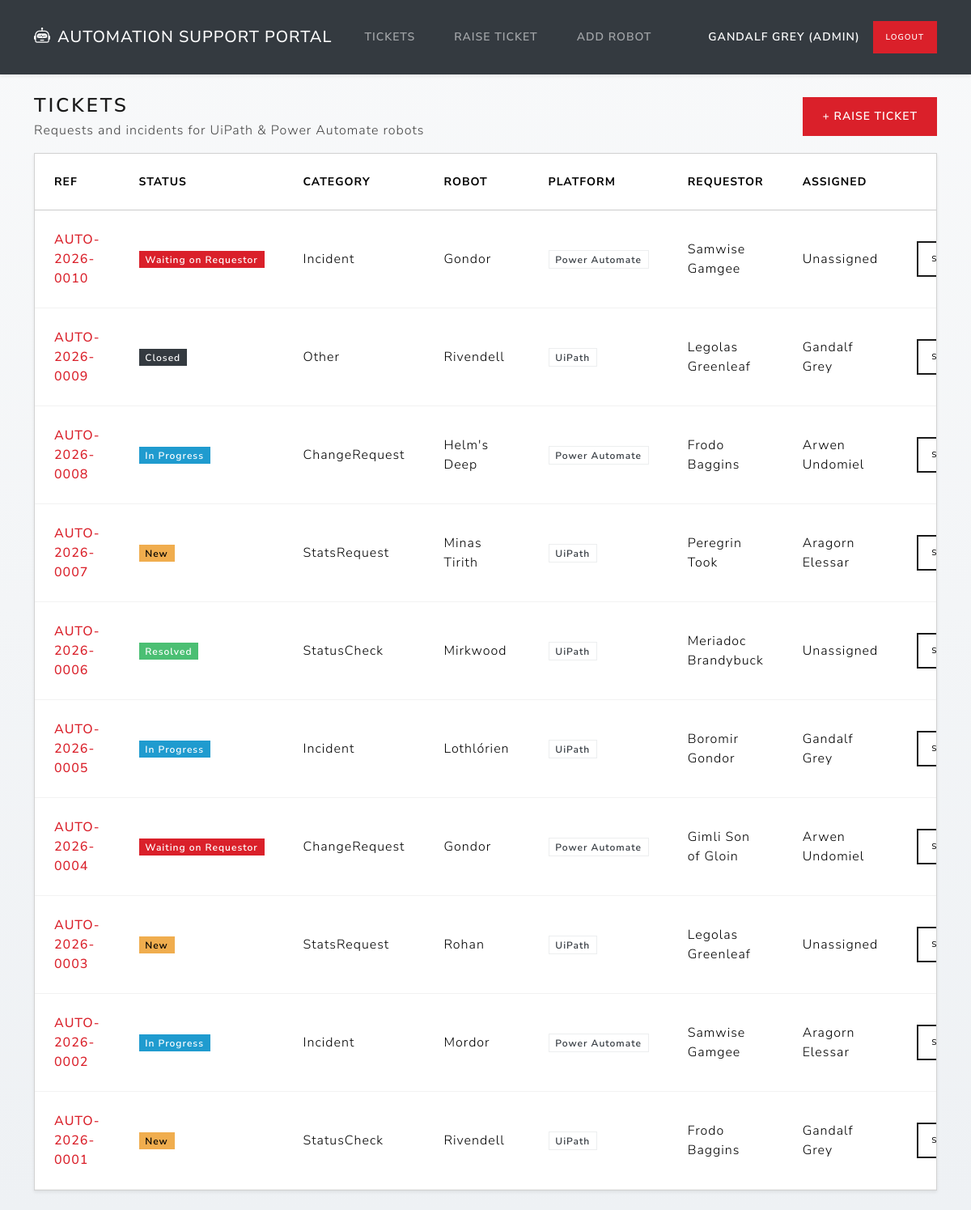
The app's page /tickets (signed in) with its own data.
### models.py (models this page shows, shortened)
class User(db.Model):
    id = db.Column(db.Integer, primary_key=True)
    name = db.Column(db.String(80), nullable=False)
    email = db.Column(db.String(120), unique=True, nullable=False)  # Email must be unique
    role = db.Column(db.String(10), nullable=False, default="regular")
    password_hash = db.Column(db.String(255), nullable=False)  # Stored as a hash

class Ticket(db.Model):
    id = db.Column(db.Integer, primary_key=True)
    ticket_ref = db.Column(db.String(30), unique=True, nullable=False)
    robot_id = db.Column(db.Integer, db.ForeignKey("robot.id"), nullable=False)
    robot = db.relationship("Robot", backref=db.backref("tickets", lazy=True))
    created_by_user_id = db.Column(db.Integer, db.ForeignKey("user.id"), nullable=False)
    created_by = db.relationship("User", foreign_keys=[created_by_user_id])
    assigned_to_user_id = db.Column(db.Integer, db.ForeignKey("user.id"), nullable=True)
    assigned_to = db.relationship("User", foreign_keys=[assigned_to_user_id])
    category = db.Column(db.String(30), nullable=False)
    subject = db.Column(db.String(140), nullable=False)
    description = db.Column(db.Text, nullable=False)
    status = db.Column(db.String(30), nullable=False, default="New")
    updated_at = db.Column(db.DateTime, default=lambda: datetime.now(UTC), onupdate=lambda: datetime.now(UTC))

class Robot(db.Model):
    id = db.Column(db.Integer, primary_key=True)
    name = db.Column(db.String(120), nullable=False)
    platform = db.Column(db.String(40), nullable=False)
    is_active = db.Column(db.Boolean, nullable=False, default=True)

### app.py (the view)
@app.route("/tickets")  # Display all tickets
@login_required
def list_tickets():
    tickets = Ticket.query.order_by(Ticket.updated_at.desc()).all()
    return render_template("tickets.html", tickets=tickets)

### helpers.py (called while the page is built)
def login_required(view_func):  # redirect unauthenticated users to the login page
    @wraps(view_func)
    def wrapper(*args, **kwargs):
        if "user_id" not in session:
            return redirect(url_for("login"))
        return view_func(*args, **kwargs)
    return wrapper

### templates/tickets.html (shortened to what this page needs)
{% extends "base.html" %}
{% block content %}
<div class="d-flex justify-content-between align-items-center mb-3">
  <div>
    <h1 class="h3 mb-1">Tickets</h1>
    <div class="text-muted">Requests and incidents for UiPath &amp; Power Automate robots</div>
  </div>
  <a class="btn btn-primary" href="{{ url_for('add_ticket') }}">+ Raise ticket</a>
</div>
<div class="card shadow-sm">
  <div class="card-body p-0">
    {% if tickets %}
      <div class="table-responsive">
        <table class="table table-hover align-middle mb-0">
          <thead class="table-light">
            <tr>
              <th>Ref</th>
              <th>Status</th>
              <th>Category</th>
              <th>Robot</th>
              <th>Platform</th>
              <th>Requestor</th>
              <th>Assigned</th>
              <th class="text-end">Actions</th>
            </tr>
          </thead>
          <tbody>
            {% for t in tickets %}
            <tr>
              <td class="fw-semibold">
                <a class="text-decoration-none" href="{{ url_for('ticket_detail', ticket_id=t.id) }}">
                  {{ t.ticket_ref }}
                </a>
              </td>
              <td>
                {% set badge = "secondary" %}
                {% if t.status == "New" %}{% set badge = "warning" %}{% endif %}
                {% if t.status == "In Progress" %}{% set badge = "info" %}{% endif %}
                {% if t.status == "Waiting on Requestor" %}{% set badge = "primary" %}{% endif %}
                {% if t.status == "Resolved" %}{% set badge = "success" %}{% endif %}
                {% if t.status == "Closed" %}{% set badge = "dark" %}{% endif %}
                <span class="badge text-bg-{{ badge }}">{{ t.status }}</span>
              </td>
              <td>{{ t.category }}</td>
              <td>{{ t.robot.name }}</td>
              <td><span class="badge text-bg-light text-dark border">{{ t.robot.platform }}</span></td>
              <td>{{ t.created_by.name }}</td>
              <td>{{ t.assigned_to.name if t.assigned_to else "Unassigned" }}</td>
              <td class="text-end">
                <div class="d-inline-flex gap-1">
                  <a class="btn btn-sm btn-outline-primary" href="{{ url_for('ticket_detail', ticket_id=t.id) }}">Show</a>
                </div>
              </td>
            </tr>
            {% endfor %}
          </tbody>
        </table>
      </div>
    {% else %}
      <div class="p-4">
        <div class="alert alert-info mb-0">
          No tickets yet. Add a robot first, then raise a ticket.
        </div>
      </div>
    {% endif %}
  </div>
</div>
{% endblock %}

### templates/base.html (shortened to what this page needs)
<!doctype html>
<html lang="en">
<head>
  <link href="https://cdn.jsdelivr.net/npm/bootswatch@5.3.3/dist/lux/bootstrap.min.css" rel="stylesheet">
  <link href="https://cdn.jsdelivr.net/npm/bootstrap-icons@1.11.3/font/bootstrap-icons.css" rel="stylesheet">
</head>
<body>
<nav class="navbar navbar-expand-lg navbar-dark bg-dark shadow-sm">
  <div class="container">
    <a class="navbar-brand fw-semibold" href="{{ url_for('list_tickets') }}">
      <i class="bi bi-robot me-2"></i>Automation Support Portal
    </a>
    <div class="collapse navbar-collapse" id="nav">
      {% if session.get("user_id") %}
        <ul class="navbar-nav me-auto">
          <li class="nav-item">
            <a class="nav-link" href="{{ url_for('list_tickets') }}">Tickets</a>
          </li>
          <li class="nav-item">
            <a class="nav-link" href="{{ url_for('add_ticket') }}">Raise Ticket</a>
          </li>
          {% if session.get("user_role") == "admin" %}
          <li class="nav-item">
            <a class="nav-link" href="{{ url_for('add_robot') }}">Add Robot</a>
          </li>
          {% endif %}
        </ul>
        <span class="navbar-text text-white small me-3">
          {{ session.get("user_name") }} ({{ session.get("user_role") }})
        </span>
        <a class="btn btn-primary btn-sm" href="{{ url_for('logout') }}">Logout</a>
      {% else %}
        <ul class="navbar-nav me-auto"></ul>
        <a class="btn btn-outline-light btn-sm me-2" href="{{ url_for('login') }}">Login</a>
        <a class="btn btn-primary btn-sm" href="{{ url_for('register') }}">Register</a>
      {% endif %}
    </div>
  </div>
</nav>
<main class="container py-4">
  {% block content %}{% endblock %}
</main>
</body>
</html>

### templates/base.html (style rules this page uses)
:root { --bs-primary: #da202a; --bs-primary-rgb: 218, 32, 42; --bs-body-color: #111111; --bs-body-font-size: 1rem; }
body { background: linear-gradient(180deg, #f8f9fa 0%, #eef1f4 100%); min-height: 100vh; font-size: 1rem; color: #111111; }
p, li, td, th, dd, dt, label, span, div { color: #111111; }
.text-muted { color: #444444 !important; }
.small, small { color: #444444; font-size: 0.875rem; }
.table { color: #111111; font-size: 1rem; }
.btn-primary { background-color: #da202a; border-color: #da202a; }
a { color: #da202a; }

### records on screen
User: get "GANDALF GREY"
Ticket: ticket_ref "AUTO-2026-0010", status "Waiting on Requestor", category "Incident", robot.name "Gondor", robot.platform "Power Automate", created_by.name "Samwise Gamgee", assigned_to "Unassigned"
Ticket: ticket_ref "AUTO-2026-0009", status "Closed", category "Other", robot.name "Rivendell", robot.platform "UiPath", created_by.name "Legolas Greenleaf", assigned_to "Gandalf Grey"
Ticket: ticket_ref "AUTO-2026-0008", status "In Progress", category "ChangeRequest", robot.name "Helm's Deep", robot.platform "Power Automate", created_by.name "Frodo Baggins", assigned_to "Arwen Undomiel"
Ticket: ticket_ref "AUTO-2026-0007", status "New", category "StatsRequest", robot.name "Minas Tirith", robot.platform "UiPath", created_by.name "Peregrin Took", assigned_to "Aragorn Elessar"
Ticket: ticket_ref "AUTO-2026-0006", status "Resolved", category "StatusCheck", robot.name "Mirkwood", robot.platform "UiPath", created_by.name "Meriadoc Brandybuck", assigned_to "Unassigned"
Ticket: ticket_ref "AUTO-2026-0005", status "In Progress", category "Incident", robot.name "Lothlórien", robot.platform "UiPath", created_by.name "Boromir Gondor", assigned_to "Gandalf Grey"
Ticket: ticket_ref "AUTO-2026-0004", status "Waiting on Requestor", category "ChangeRequest", robot.name "Gondor", robot.platform "Power Automate", created_by.name "Gimli Son of Gloin", assigned_to "Arwen Undomiel"
Ticket: ticket_ref "AUTO-2026-0003", status "New", category "StatsRequest", robot.name "Rohan", robot.platform "UiPath", created_by.name "Legolas Greenleaf", assigned_to "Unassigned"
Ticket: ticket_ref "AUTO-2026-0002", status "In Progress", category "Incident", robot.name "Mordor", robot.platform "Power Automate", created_by.name "Samwise Gamgee", assigned_to "Aragorn Elessar"
Ticket: ticket_ref "AUTO-2026-0001", status "New", category "StatusCheck", robot.name "Rivendell", robot.platform "UiPath", created_by.name "Frodo Baggins", assigned_to "Gandalf Grey"

### other values on screen
{{ session.get("user_role") }} "ADMIN"
